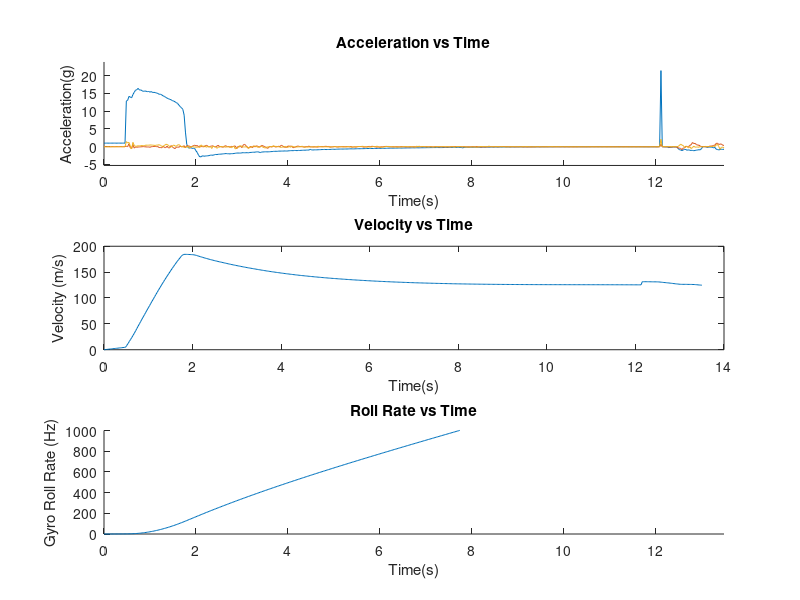

The MATLAB source for this figure:
clear
%Create variables. This is just so that the if statements work later.
Launch_2_1 = 0;
Launch_2_2 = 0;
Launch_2_3 = 0;
Launch_2_4 = 0;
Launch_2_5 = 0;
%load data. Just change the number of the launch in both lines below
load('Launch_2_4.txt')
launch=Launch_2_4;

%make column vectors out of the table of data
x_accel=launch(:,1);
y_accel=launch(:,2);
z_accel=launch(:,3);
x_roll=launch(:,4);
y_roll=launch(:,5);
z_roll=launch(:,6);
x_mag=launch(:,7);
y_mag=launch(:,8);
z_mag=launch(:,9);


%create time vector. Assume logger writes at 50 hz. 
[length,width]=size(x_accel);
i= 1:1:length;
time = i*.0286;

%find the launch window. Each launch has various accelerations before
%ignition which means there needs to be a different threshold in order to
%actually detect it. Also, launches 4 and 5 used a different set of
%electronics which use different units. These if statements also adjust for
%the magnitude of the frequencies on the spectrogram.
launchframe=1;

if (launch == Launch_2_1) | (launch == Launch_2_2)
    while z_accel(launchframe)<40
    launchframe=launchframe+1;
    end
    z_roll = -1*z_roll/(2*pi);
    x_roll = -1*x_roll/(2*pi);
    y_roll = -1*y_roll/(2*pi);
    minThresh = 0;
    pos = 'last';
    powerCutoff = 3;
elseif (launch == Launch_2_4)
    while z_accel(launchframe)<120
    launchframe=launchframe+1;
    end
    z_roll = -1*z_roll/360;
    x_roll = -1*x_roll/360;
    y_roll = -1*y_roll/360;
    minThresh = -30;
    pos = 'first';
    powerCutoff = .005;
elseif (launch == Launch_2_5)
    while z_accel(launchframe)<40
    launchframe=launchframe+1;
    end
    z_roll = -1*z_roll/360;
    x_roll = -1*x_roll/360;
    y_roll = -1*y_roll/360;
    minThresh = -37;
    pos = 'last';
    powerCutoff = .0025;
else
    minThresh = 0;
    justwork = 'Didnt work'
    pos = 'last';
end
%launch window start is 0.5 s before launch frame and 13 s after. Find it
%by frame and correlate to time
logstart = launchframe -17;
logstop = launchframe + 455;
launchstart = time(logstart);
launchstop = time(logstop);

%variables for the spectrogram controls
frequencyLimits = [0 25]; % Hz
leakage = 0.8;
timeResolution = 0.75; % seconds
overlapPercent = 99;
reassignFlag = true;

% Index into signal time region of interest
x_mag_ROI = x_mag(:);
timeValues = time;
minIdx = timeValues >= launchstart;
maxIdx = timeValues <= launchstop;

%Trim time frame and convert to proper units
x_mag_ROI = x_mag_ROI(minIdx&maxIdx);
timeValues = timeValues(minIdx&maxIdx);

z_accel_processed = z_accel(minIdx&maxIdx)/9.8;
x_accel_processed = x_accel(minIdx&maxIdx)/9.8;
y_accel_processed = y_accel(minIdx&maxIdx)/9.8;

z_roll_processed = z_roll(minIdx&maxIdx);
x_roll_processed = x_roll(minIdx&maxIdx);
y_roll_processed = y_roll(minIdx&maxIdx);

timeValues = timeValues - launchstart;

% Compute spectral estimate
%Plot the x magnetometer and spectrogram on the same plot
%figure('Name', 'X Magnetometer Spectrogram','NumberTitle','off')
%ax1 = subplot(2,1,1);
%plot(timeValues, x_mag_ROI)
%scale axis
%axis([0 launchstop-launchstart (min(x_mag_ROI)-.1*(max(x_mag_ROI)-min(x_mag_ROI))) (max(x_mag_ROI)+.1*(max(x_mag_ROI)-min(x_mag_ROI)))])
%xlabel('Time(s)')

%ax2 = subplot(2,1,2);
%pspectrum(x_mag_ROI,timeValues, ...
%    'spectrogram', ...
%    'FrequencyLimits',frequencyLimits, ...
%    'Leakage',leakage, ...
%    'TimeResolution',timeResolution, ...
%    'OverlapPercent',overlapPercent, ...
%    'MinThreshold',minThresh, ...
%    'Reassign',reassignFlag);
%[P, F, T] = pspectrum(x_mag_ROI,timeValues, ...
%    'spectrogram', ...
%    'FrequencyLimits',frequencyLimits, ...
%    'Leakage',leakage, ...
%    'TimeResolution',timeResolution, ...
%    'OverlapPercent',overlapPercent, ...
%    'MinThreshold',minThresh, ...
%    'Reassign',reassignFlag);

figure('Name', 'Acceleration and Roll','NumberTitle','off')

%Plot Acceleration
ax1 = subplot(3,1,1);
hold on
plot(timeValues,z_accel_processed)
plot(timeValues,y_accel_processed)
plot(timeValues,x_accel_processed)
axis([0 launchstop-launchstart (min(z_accel_processed)-.1*(max(z_accel_processed)-min(z_accel_processed))) (max(z_accel_processed)+.1*(max(z_accel_processed)-min(z_accel_processed)))])
xlabel('Time(s)')
ylabel('Acceleration(g)')
title('Acceleration vs Time')

ax2 = subplot(3,1,2);
[length,width]=size(z_accel_processed);
velocity = zeros(length,1);
velocity(1) = 0;
for i = 2:length
    velocity(i) = z_accel_processed(i-1)*9.8 * .0286 + velocity(i-1);
end
[length,width]=size(velocity);
height = zeros(length,1);
height(1) = 0;
for i = 2:length
    height(i) = velocity(i-1) * .0286 + height(i-1);
end

plot(timeValues,velocity)
xlabel('Time(s)')
ylabel('Velocity (m/s)')
title('Velocity vs Time')

%Plot Roll
ax3 = subplot(3,1,3);
hold on
plot(timeValues,height)

axis([0 launchstop-launchstart 0 1000])
xlabel('Time(s)')
ylabel('Gyro Roll Rate (Hz)')
title('Roll Rate vs Time')



fileID = fopen('Launch_Time_Height_Velocity_4.txt', 'w')
fprintf(fileID,'%6s %12s\r\n','t','v','h');
for i = 1: length
   fprintf(fileID, '%6.2f %12.8f\r\n', timeValues, velocity, height);
end
fclose(fileID)

%signalAnalyzer
